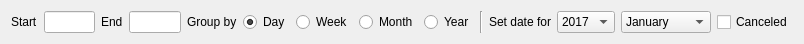
<?xml version="1.0" encoding="UTF-8"?>
<ui version="4.0">
 <class>FAccMonthlyReport</class>
 <widget class="QWidget" name="FAccMonthlyReport">
  <property name="geometry">
   <rect>
    <x>0</x>
    <y>0</y>
    <width>804</width>
    <height>40</height>
   </rect>
  </property>
  <property name="windowTitle">
   <string>Form</string>
  </property>
  <layout class="QVBoxLayout" name="verticalLayout">
   <item>
    <layout class="QHBoxLayout" name="horizontalLayout_2">
     <item>
      <widget class="QLabel" name="label">
       <property name="text">
        <string>Start</string>
       </property>
      </widget>
     </item>
     <item>
      <widget class="EDateEdit" name="deStart">
       <property name="maximumSize">
        <size>
         <width>100</width>
         <height>16777215</height>
        </size>
       </property>
      </widget>
     </item>
     <item>
      <widget class="QLabel" name="label_2">
       <property name="text">
        <string>End</string>
       </property>
      </widget>
     </item>
     <item>
      <widget class="EDateEdit" name="deEnd">
       <property name="maximumSize">
        <size>
         <width>100</width>
         <height>16777215</height>
        </size>
       </property>
      </widget>
     </item>
     <item>
      <widget class="QWidget" name="widget" native="true">
       <layout class="QHBoxLayout" name="horizontalLayout">
        <property name="leftMargin">
         <number>0</number>
        </property>
        <property name="topMargin">
         <number>0</number>
        </property>
        <property name="rightMargin">
         <number>0</number>
        </property>
        <property name="bottomMargin">
         <number>0</number>
        </property>
        <item>
         <widget class="QLabel" name="label_3">
          <property name="text">
           <string>Group by</string>
          </property>
         </widget>
        </item>
        <item>
         <widget class="QRadioButton" name="rbDay">
          <property name="focusPolicy">
           <enum>Qt::ClickFocus</enum>
          </property>
          <property name="text">
           <string>Day</string>
          </property>
          <property name="checked">
           <bool>true</bool>
          </property>
         </widget>
        </item>
        <item>
         <widget class="QRadioButton" name="rbWeek">
          <property name="focusPolicy">
           <enum>Qt::ClickFocus</enum>
          </property>
          <property name="text">
           <string>Week</string>
          </property>
         </widget>
        </item>
        <item>
         <widget class="QRadioButton" name="rbMonth">
          <property name="focusPolicy">
           <enum>Qt::ClickFocus</enum>
          </property>
          <property name="text">
           <string>Month</string>
          </property>
         </widget>
        </item>
        <item>
         <widget class="QRadioButton" name="rbYear">
          <property name="focusPolicy">
           <enum>Qt::ClickFocus</enum>
          </property>
          <property name="text">
           <string>Year</string>
          </property>
         </widget>
        </item>
        <item>
         <widget class="Line" name="line">
          <property name="orientation">
           <enum>Qt::Vertical</enum>
          </property>
         </widget>
        </item>
       </layout>
      </widget>
     </item>
     <item>
      <widget class="QLabel" name="label_4">
       <property name="text">
        <string>Set date for</string>
       </property>
      </widget>
     </item>
     <item>
      <widget class="EQComboBox" name="cbYear">
       <property name="focusPolicy">
        <enum>Qt::ClickFocus</enum>
       </property>
       <property name="currentText">
        <string>2017</string>
       </property>
       <item>
        <property name="text">
         <string>2017</string>
        </property>
       </item>
       <item>
        <property name="text">
         <string>2018</string>
        </property>
       </item>
       <item>
        <property name="text">
         <string>2019</string>
        </property>
       </item>
      </widget>
     </item>
     <item>
      <widget class="EQComboBox" name="cbMonth">
       <property name="focusPolicy">
        <enum>Qt::ClickFocus</enum>
       </property>
       <item>
        <property name="text">
         <string>January</string>
        </property>
       </item>
       <item>
        <property name="text">
         <string>February</string>
        </property>
       </item>
       <item>
        <property name="text">
         <string>Mart</string>
        </property>
       </item>
       <item>
        <property name="text">
         <string>April</string>
        </property>
       </item>
       <item>
        <property name="text">
         <string>May</string>
        </property>
       </item>
       <item>
        <property name="text">
         <string>June</string>
        </property>
       </item>
       <item>
        <property name="text">
         <string>July</string>
        </property>
       </item>
       <item>
        <property name="text">
         <string>August</string>
        </property>
       </item>
       <item>
        <property name="text">
         <string>September</string>
        </property>
       </item>
       <item>
        <property name="text">
         <string>October</string>
        </property>
       </item>
       <item>
        <property name="text">
         <string>November</string>
        </property>
       </item>
       <item>
        <property name="text">
         <string>December</string>
        </property>
       </item>
      </widget>
     </item>
     <item>
      <spacer name="horizontalSpacer">
       <property name="orientation">
        <enum>Qt::Horizontal</enum>
       </property>
       <property name="sizeHint" stdset="0">
        <size>
         <width>40</width>
         <height>20</height>
        </size>
       </property>
      </spacer>
     </item>
     <item>
      <widget class="QCheckBox" name="chCanceled">
       <property name="focusPolicy">
        <enum>Qt::ClickFocus</enum>
       </property>
       <property name="text">
        <string>Canceled</string>
       </property>
      </widget>
     </item>
    </layout>
   </item>
  </layout>
 </widget>
 <customwidgets>
  <customwidget>
   <class>EQComboBox</class>
   <extends>QComboBox</extends>
   <header location="global">eqcombobox.h</header>
  </customwidget>
  <customwidget>
   <class>EDateEdit</class>
   <extends>QLineEdit</extends>
   <header location="global">edateedit.h</header>
  </customwidget>
 </customwidgets>
 <resources/>
 <connections/>
</ui>
